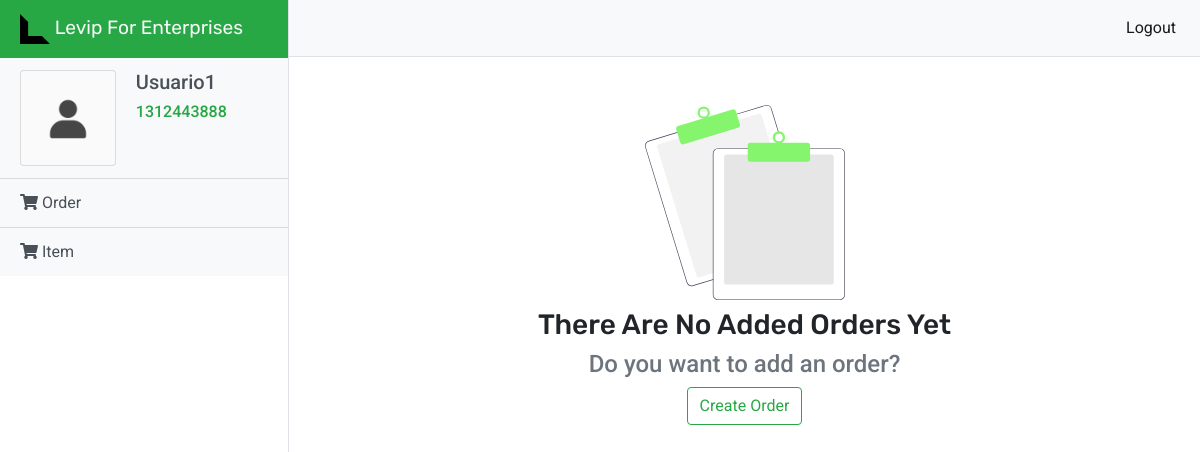
/levip/dashboard/pedido/ (signed in), run on an earlier commit of the app's database.
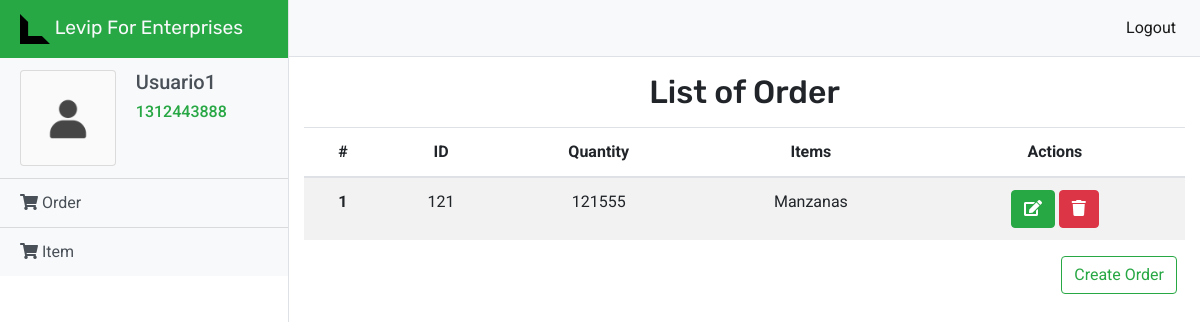
And on a later commit of the database.
### Levip/models.py (models this page shows)
class Cliente(models.Model):
    CLIE_CEDULA = models.CharField(max_length = 10, primary_key=True, default=None)
    CLIE_USERNAME = models.CharField(max_length= 50, default=None)
    CLIE_NOMBRE = models.CharField(max_length=50, default=None)
    CLIE_APELLIDO = models.CharField(max_length=50, default=None)
    CLIE_EMAIL = models.CharField(max_length=50, default=None)
    CLIE_PASSWORD = models.TextField(default=None)

class Pedido(models.Model):
    PED_ID = models.CharField(max_length = 5, primary_key=True)
    PED_CANTIDAD = models.IntegerField()
    CLIE_CEDULA = models.ForeignKey(Cliente, on_delete=models.CASCADE)
    IT_ID = models.ForeignKey(Item,on_delete=models.CASCADE,  default=None)

class Item(models.Model):
    IT_ID = models.CharField(max_length = 5, primary_key=True)
    IT_NOMBRE =  models.CharField(max_length=50, default=None)
    IT_DESCRIPCION =  models.TextField(default=None)
    IT_PRECIO = models.DecimalField(max_digits=10, decimal_places=2, default=None)

### Levip/views.py (the view)
def pedidoPage(request):
    try:
        request.session['user']
        print(Pedido.objects.filter(CLIE_CEDULA__CLIE_CEDULA = request.session['user']))
        return render(request, 'order.html', {'user': Cliente.objects.get(pk=request.session['user']), 'orders': Pedido.objects.filter(CLIE_CEDULA__CLIE_CEDULA = request.session['user']), 'items': Item.objects.all()})
    except:
        return redirect('/levip/signin')

### Levip/templates/order.html
{% extends 'index.html' %}
{% block content %}
{% load static %}
{% load fontawesome_5 %}
{% fontawesome_5_static %}
<div class="d-flex" id="wrapper">
    <div class=" border-right" id="sidebar-wrapper">
      <div class=" marca sidebar-heading text-light bg-success">
          <img src="{% static "img/levip_icon.svg" %}" width="30" height="30" class="d-inline-block align-top" alt="" loading="lazy">
         Levip For Enterprises</div>
      <div class="list-group list-group-flush">
        <div class="list-group-item list-group-item-action bg-light">
            <div class="row justify-content-md-center">
                <div class="col-md-5">
                    <div class="card" style="width: 6rem; height: 6rem; background: #fafafa;">
                        <div class="card-body">
                            <img src="{% static "/img/user.png" %}" width="100"  class="card-img-top" alt="User">
                        </div>
                      </div>
                </div>
                <div class="col-md-7">
                    <h5 class="text-capitalize">{{user.CLIE_USERNAME}} </h5>
                      <h6 class="text-capitalize text-success">{{user.CLIE_CEDULA}}</h6>
                </div>
            </div>
        </div>
        <a href="/levip/dashboard/pedido" class="list-group-item list-group-item-action bg-light"><i class="fas fa-shopping-cart"></i> Order</a>
        <a href="/levip/dashboard/item" class="list-group-item list-group-item-action bg-light"><i class="fas fa-shopping-cart"></i> Item</a>
      </div>
    </div>
    <div id="page-content-wrapper">
      <nav class="navbar navbar-expand-lg navbar-light bg-light border-bottom">
        <div class="collapse navbar-collapse" id="navbarSupportedContent">
          <ul class="navbar-nav ml-auto mt-2 mt-lg-0">
            <li class="nav-item active">
              <a class="nav-link" href="/levip/logout">Logout <span class="sr-only">(current)</span></a>
            </li>
          </ul>
        </div>
      </nav>
      <div class="container-fluid">
        <div class="row justify-content-md-center">
           {% if orders %}
          <div class="col-md text-center">
          <h2 class="marca m-3">List of Order</h2>
            <table class="table table-striped">
              <thead>
                <tr>
                  <th scope="col">#</th>
                  <th scope="col">ID</th>
                  <th scope="col">Quantity</th>
                  <th scope="col">Items</th>
                  <th scope="col">Actions</th>
                </tr>
              </thead>
              <tbody>
                {% for order in orders %}
                <tr>
                  <th scope="row">1</th>
                  <td>{{order.PED_ID}}</td>
                  <td>{{order.PED_CANTIDAD}}</td>
                  {% for item in items %}
                  {% if item.IT_ID == order.IT_ID.IT_ID %}
                  <td>{{item.IT_NOMBRE}}</td>
                  {% endif %}
                  {% endfor %}
                  <td>
                    <a class="btn btn-success text-capitalize" href="/levip/dashboard/editOrderView/{{order.PED_ID}}" role="button"><i class="fas fa-edit"></i></a>
                    <a class="btn btn-danger text-capitalize" href="/levip/dashboard/deleteOrder/{{order.PED_ID}}" role="button"><i class="fas fa-trash"></i></a>
                  </td>
                </tr>
                {% endfor %}
              </tbody>
            </table>
            <div class="text-right m-2">
              <a class="btn btn-outline-success text-capitalize" href="/levip/dashboard/createOrdenView" role="button">Create Order</a>
            </div>
          </div>
          {% else %}
          <div class="col-md-7 text-center m-5">
            <img src="{% static "/img/no_data.svg" %}" width="200" alt="User">
            <div class="m-2">
              <h3 class=" marca text-capitalize">There are no added orders yet</h3>
              <h4 class="text-muted">Do you want to add an order? <h4>
                <a class="btn btn-outline-success text-capitalize" href="/levip/dashboard/createOrdenView" role="button">Create Order</a>
            </div>
          </div>
          {% endif %}
        </div>
      </div>
    </div>
  </div>
{% endblock %}

### Levip/templates/index.html (shortened to what this page needs)
<!DOCTYPE html>
<html lang="en">
<head>
    {% load bootstrap4 %}
    {% bootstrap_css %}
    {% load static %}
    <link rel="stylesheet" type="text/css" href="{% static 'css/main.css' %}">
</head>
<body >
    {% block content %}
    {% endblock %}
</body>
</html>

### Levip/static/css/main.css (style rules this page uses)
body { font-family: 'Roboto', sans-serif; }
.marca { font-family: 'Rubik', sans-serif; }
#wrapper { overflow-x: hidden; }
#sidebar-wrapper { min-height: 100vh; margin-left: -15rem; -webkit-transition: margin .25s ease-out; -moz-transition: margin .25s ease-out; -o-transition: margin .25s ease-out; transition: margin .25s ease-out; }
#sidebar-wrapper .sidebar-heading { padding: 0.875rem 1.25rem; font-size: 1.2rem; }
#sidebar-wrapper .list-group { width: 18rem; }
#page-content-wrapper { min-width: 100vw; }
@media (min-width: 768px) { #sidebar-wrapper { margin-left: 0; } }
@media (min-width: 768px) { #page-content-wrapper { min-width: 0; width: 100%; } }

What changed in the data, as far as the page shows it:
added Pedido: PED_ID "121", PED_CANTIDAD "121555"
added Item: IT_NOMBRE "Manzanas"
Also different on the page:
text no longer shown: "There Are No Added Orders Yet Do you want to add an order?"
text now shown: "List of Order # ID Quantity Items Actions"
